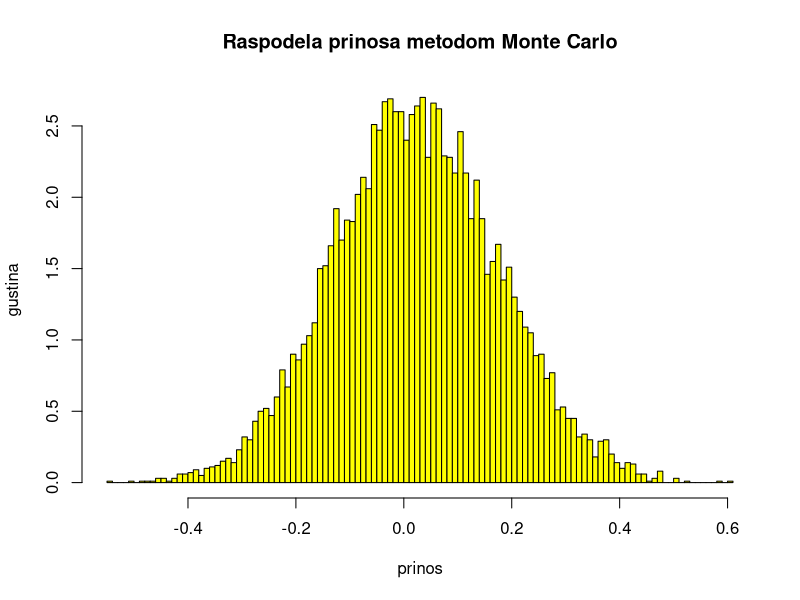

The R source for this figure:
set.seed(2345)
#Parametri
mu = 0.125
sigma = 0.34

#Iteracije
iter =10000
dt = 0.2
prinos = mu*dt + sigma*rnorm(10000)*sqrt(dt)
#Histogram
hist(prinos, breaks = 100, col = "yellow", freq =F, ylab = "gustina", main = "Raspodela prinosa metodom Monte Carlo")



